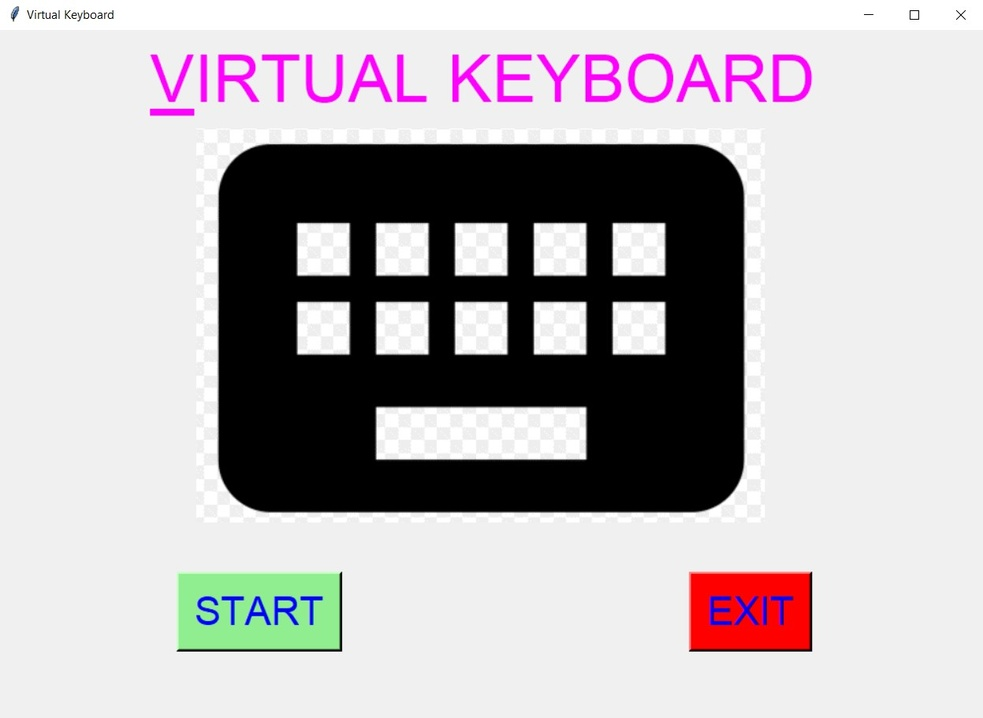
#> input picture Python/Virtual Keyboard/Images/1.jpg, 983 x 718 px, shrunk from 1247 x 911 before the run, given in place of dog.jpg, which was not available
$ jupyter execute Image2PencilSketch.ipynb   (text cells are left out)
#> lines starting #> are read from the running program, lines starting #| are printed output that depends on the picture; pictures that were not available may be replaced by others from this repository, and a replacement may not be noted
[cell 1]
import cv2
from google.colab.patches import cv2_imshow

[cell 2]
from google.colab import files
from IPython.display import Image

[cell 3]
uploaded = files.upload()
#> the answer given: 1.jpg

[cell 4]
image = cv2.imread("dog.jpg")
#> image is the input picture: shape (718, 983, 3); mean B, G, R 184.8, 182, 187.1

[cell 5]
cv2_imshow(image)

[cell 6]
#Grayscale conversion.
#grey scale image generation from real image
grey_filter = cv2.cvtColor(image,cv2.COLOR_BGR2GRAY)
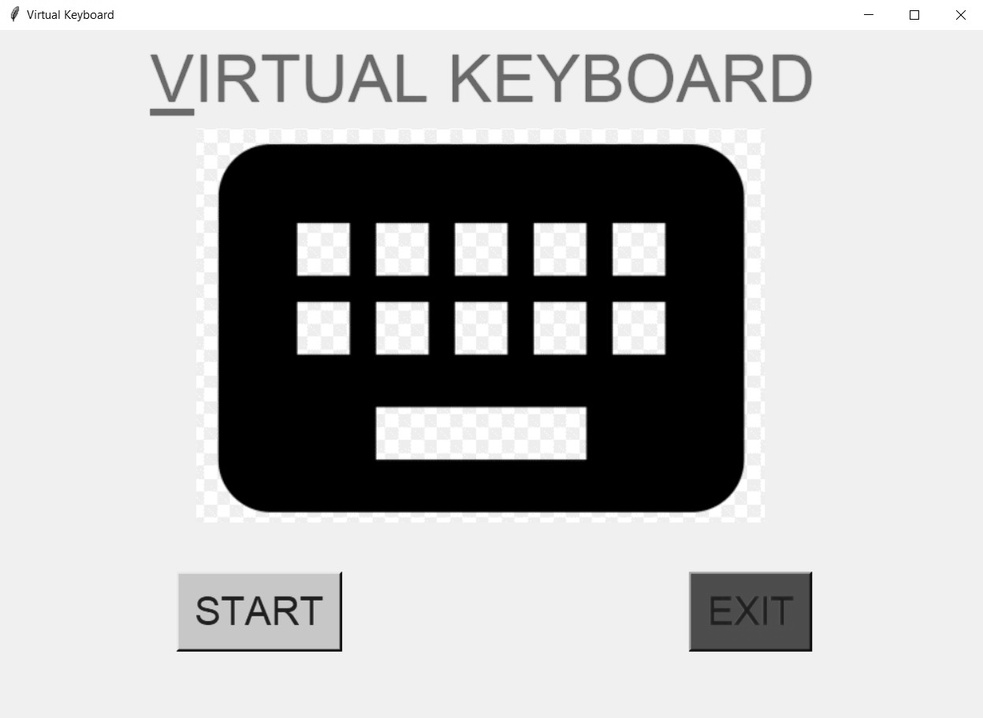
#> grey_filter: shape (718, 983); min 0, max 255, mean 183.9
cv2_imshow(grey_filter)

[cell 7]
#Inverting the grayscale image.
invert =cv2.bitwise_not(grey_filter)
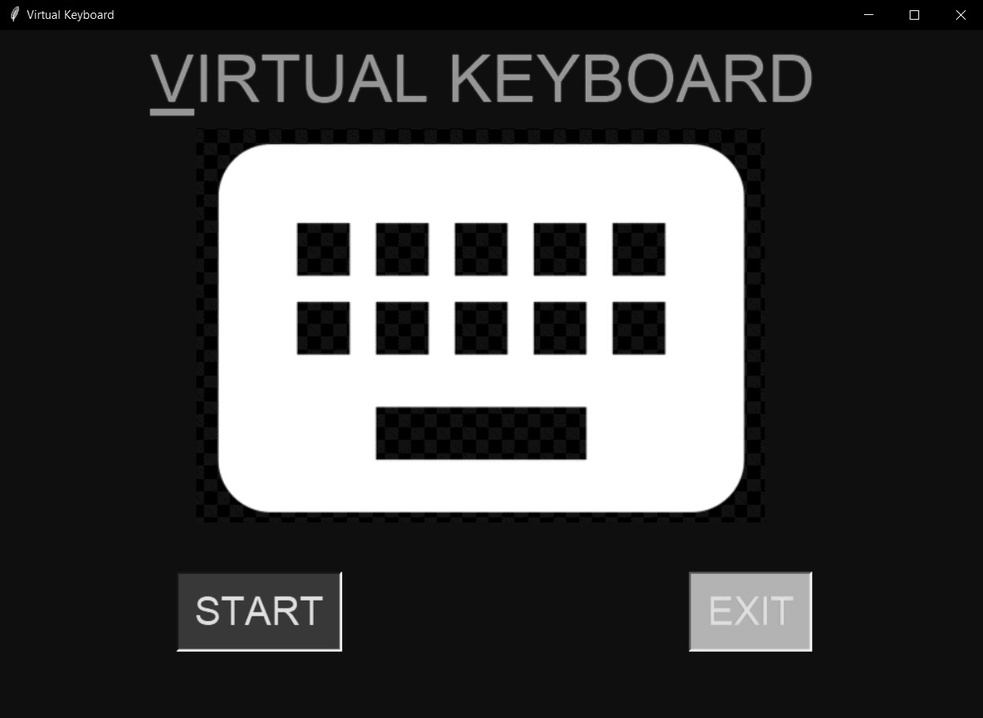
#> invert: shape (718, 983); min 0, max 255, mean 71.1
cv2_imshow(invert)

[cell 8]
#Bluring the inverted image using GaussianBlur() function.
blur_image=cv2.GaussianBlur(invert,(21,21),0)
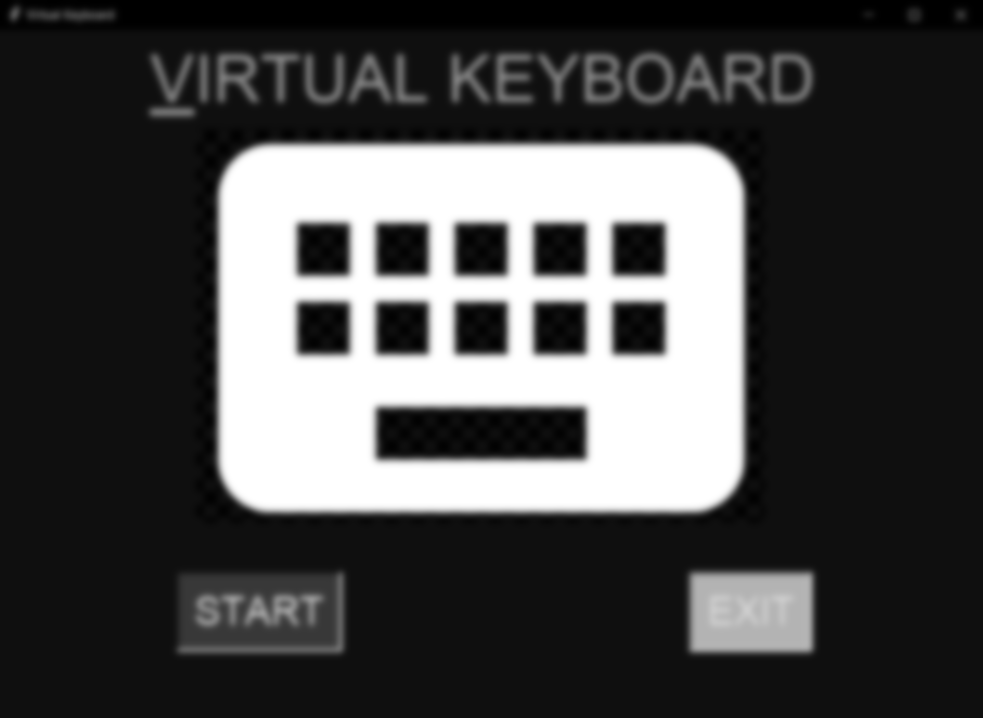
#> blur_image: shape (718, 983); min 0, max 255, mean 71.1
cv2_imshow(blur_image)

[cell 9]
#Inverting the above blurred image.
invertedblur_image=cv2.bitwise_not(blur_image)
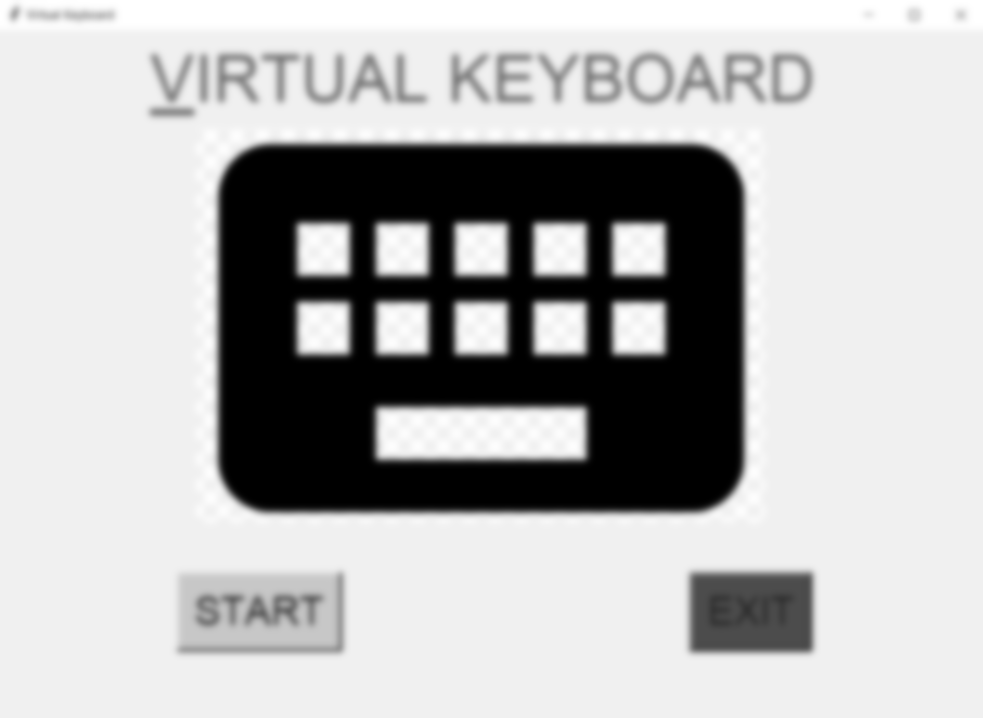
#> invertedblur_image: shape (718, 983); min 0, max 255, mean 183.9
cv2_imshow(invertedblur_image)

[cell 10]
#Final Pencil sketch received
Pencil_sketch_filter_image=cv2.divide(grey_filter,invertedblur_image,scale=256.0)
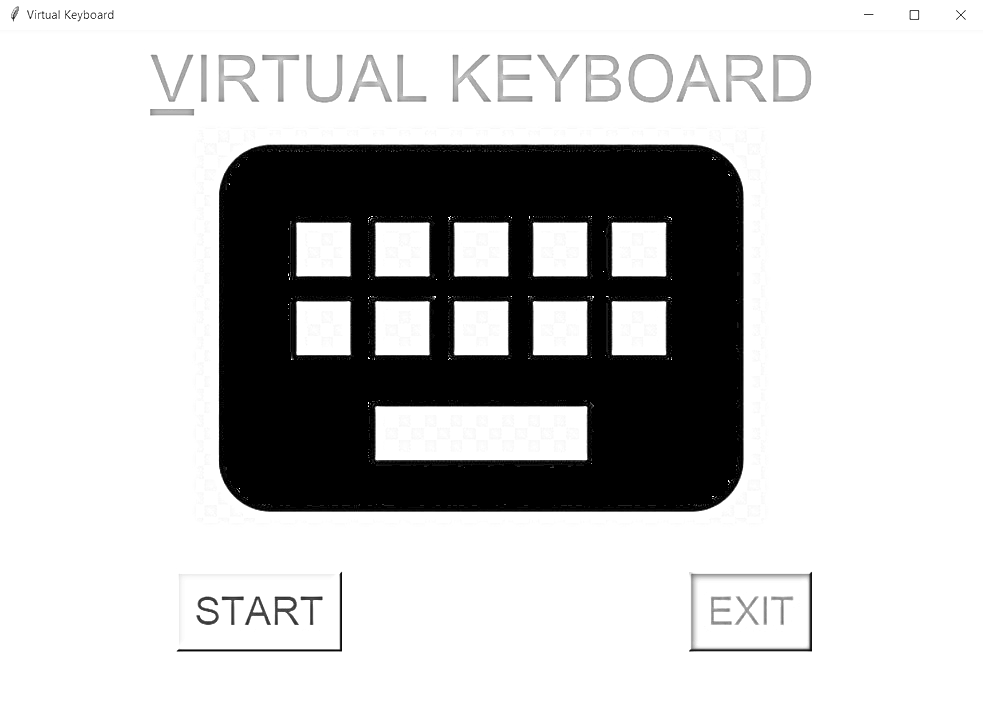
#> Pencil_sketch_filter_image: shape (718, 983); min 0, max 255, mean 199.1
cv2_imshow(Pencil_sketch_filter_image)

$ run again, on Python/Virtual Keyboard/Images/2.jpg
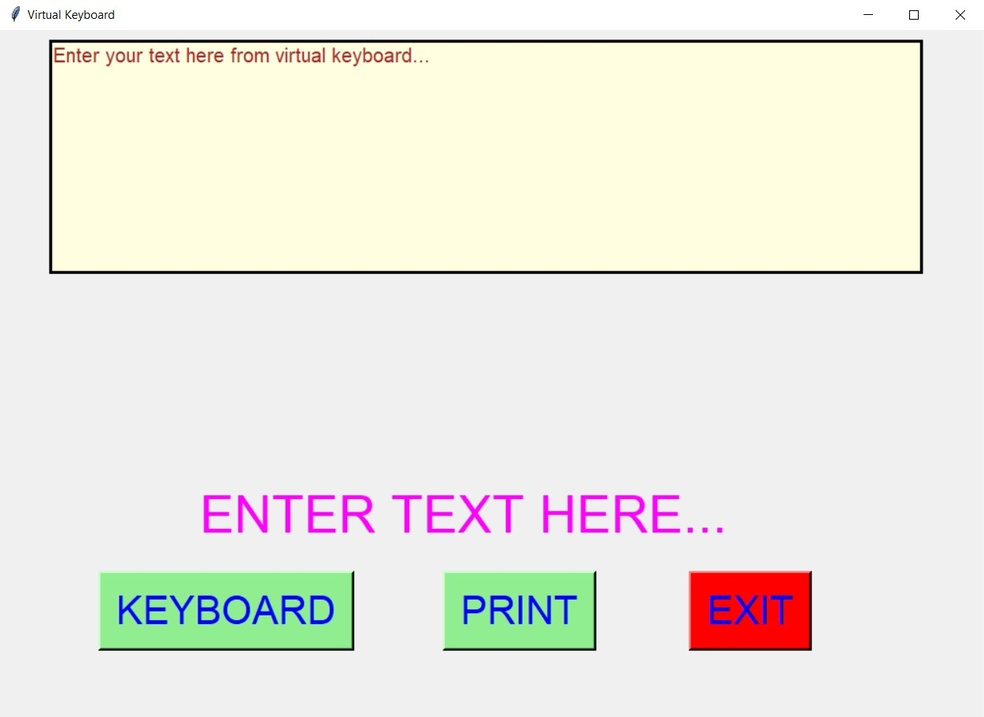
#> input picture Python/Virtual Keyboard/Images/2.jpg, 984 x 717 px, shrunk from 1250 x 911 before the run, given in place of dog.jpg, which was not available
#> image is the input picture: shape (717, 984, 3); mean B, G, R 226.4, 235.1, 236.8
#> `blur_image=cv2.GaussianBlur(invert,(21,21),0)`:
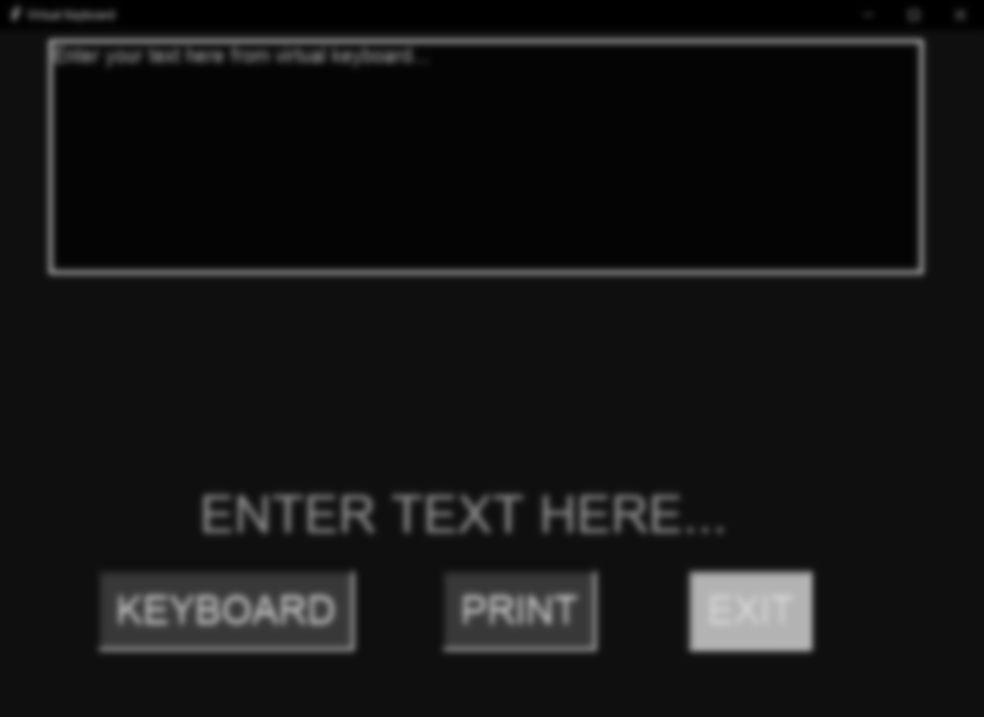
#> blur_image: shape (717, 984); min 0, max 204, mean 20.4
#> `Pencil_sketch_filter_image=cv2.divide(grey_filter,invertedblur_image,s..`:
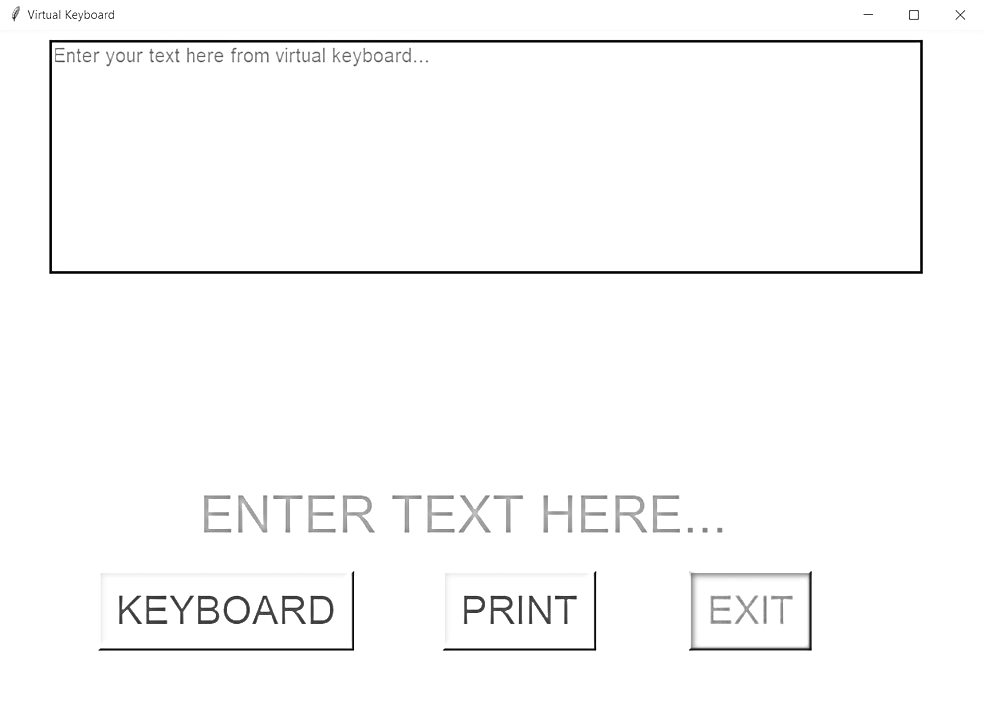
#> Pencil_sketch_filter_image: shape (717, 984); min 0, max 255, mean 250.4
